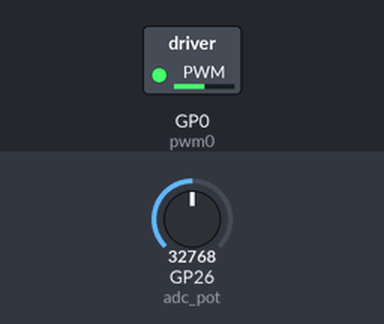
A program run on a simulated Raspberry Pi Pico running MicroPython. Parts: switched loads named in the program (green lamp = pin HIGH). Inputs (shaded band) come from the test bench; at power-on: GP26 (adc_pot) = 32768 (analog values on the 0–65535 scale).

Above: at 1.2 s.
1.3 s: GP26 (adc_pot) set to 45874
At 2.5 s:
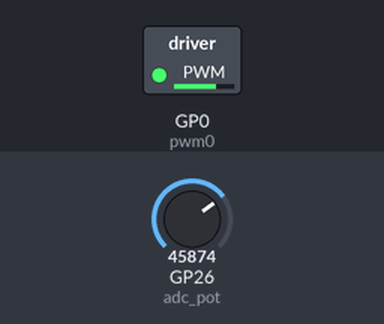
2.8 s: GP26 (adc_pot) set to 57670
At 3.7 s:
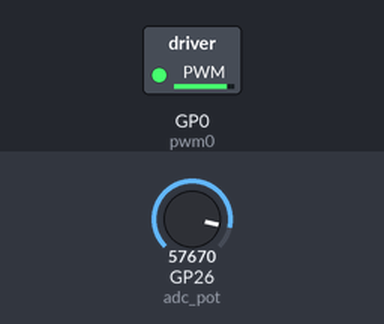
4.3 s: GP26 (adc_pot) set to 7864
At 4.8 s:
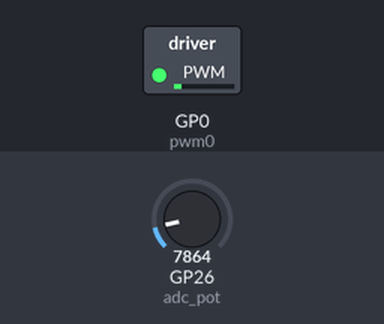
5.8 s: GP26 (adc_pot) set to 0
At 7.2 s:
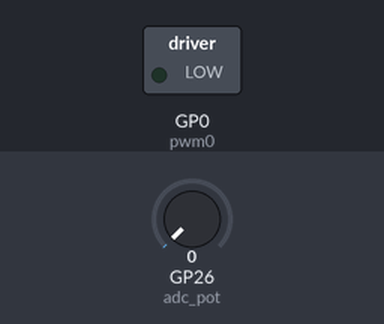
Timing chart, 0 to 8.3 s (numbered marks = the images above; inputs shaded):
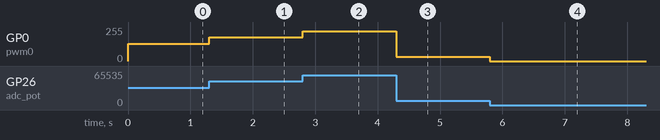

The program:

ADC_PWM_testing.py
```python
'''
this is a test for the ADC and the PWM
I will be reading an analog voltage from a potentiometer and using that to adjust the speed of a DC motor
'''

#imports
from machine import Pin, PWM, ADC
from time import sleep

#global counter
#counter = 0
pwm0 = PWM(Pin(0), freq = 2000, duty_u16 = 0)


while True:
    #global counter
    #sleep(0.25)
    adc_pot = ADC(Pin(26))
    '''adc_pot1 = ADC(Pin(27))
    adc_pot2 = ADC(Pin(28))
    adc_pot3 = ADC(Pin(29))'''
    #print("count: ", counter, "values: ", adc_pot.read_u16(), ", ", adc_pot1.read_u16(), ", ", adc_pot2.read_u16(), ", ", adc_pot3.read_u16() )
    #counter += 1
    pwm0.duty_u16(adc_pot.read_u16())
```

Measured:
- after the input at 1.3 s, GP0 (pwm0): 128/255 → 178/255 at once
- after the input at 2.8 s, GP0 (pwm0): 178/255 → 224/255 at once
- after the input at 4.3 s, GP0 (pwm0): 224/255 → 31/255 at once
- after the input at 5.8 s, GP0 (pwm0): 31/255 → 0/255 at once
